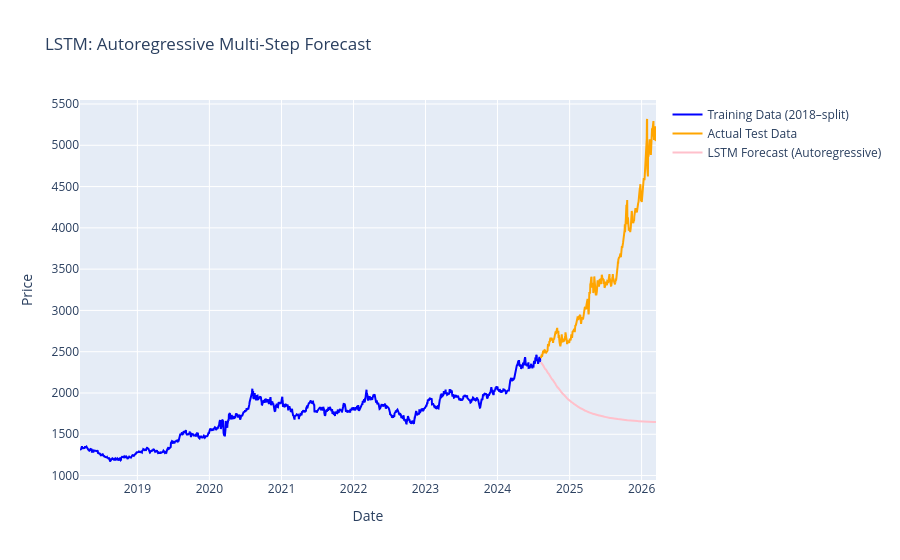

Notebook source saved alongside this figure:
### Markdown cell above
## Task 5: Neural Network - LSTM
- Scale data (Train only to prevent leakage)
- Create sequences
- Build & Compile
- Autoregressive Predictions for Test Set
- Plotly for visualization

*Using PyTorch for LSTM implementation*

### Code cell
# 1. Strict Train/Test split BEFORE scaling to avoid data leakage
train_size = int(len(df) * 0.8)
train_data = df.iloc[:train_size][['Close']].values
test_data = df.iloc[train_size:][['Close']].values

# 2. Fit scaler ONLY on training data
scaler = MinMaxScaler(feature_range=(0,1))
scaled_train = scaler.fit_transform(train_data)

sequence_length = 60

# 3. Create training sequences
def create_sequences(data, seq_len):
    x, y = [], []
    for i in range(seq_len, len(data)):
        x.append(data[i-seq_len:i, 0])
        y.append(data[i, 0])
    return np.array(x), np.array(y)

X_train_seq, y_train_seq = create_sequences(scaled_train, sequence_length)

# Convert to PyTorch tensors
X_train_tensor = torch.tensor(X_train_seq, dtype=torch.float32).unsqueeze(-1)
y_train_tensor = torch.tensor(y_train_seq, dtype=torch.float32).unsqueeze(1)

dataset = TensorDataset(X_train_tensor, y_train_tensor)
dataloader = DataLoader(dataset, batch_size=32, shuffle=True)

class LSTMModel(nn.Module):
    def __init__(self, input_size=1, hidden_layer_size=50, output_size=1):
        super(LSTMModel, self).__init__()
        self.lstm = nn.LSTM(input_size, hidden_layer_size, num_layers=2, batch_first=True, dropout=0.2)
        self.linear1 = nn.Linear(hidden_layer_size, 25)
        self.linear2 = nn.Linear(25, output_size)

    def forward(self, x):
        lstm_out, _ = self.lstm(x)
        # Take the output of the last time step
        last_time_step = lstm_out[:, -1, :]
        out = torch.relu(self.linear1(last_time_step))
        out = self.linear2(out)
        return out

# Initialize model, loss, optimizer
model = LSTMModel()
loss_function = nn.MSELoss()
optimizer = optim.Adam(model.parameters(), lr=0.001)

# Training loop
epochs = 20
model.train()
for epoch in range(epochs):
    for seq, labels in dataloader:
        optimizer.zero_grad()
        y_pred = model(seq)
        loss = loss_function(y_pred, labels)
        loss.backward()
        optimizer.step()
    if epoch % 5 == 0:
        print(f"Epoch {epoch} loss: {loss.item():.6f}")

# 4. Evaluation via Autoregressive Forecasting (No test values leaked!)
model.eval()
test_predictions = []

# Seed the generation with the very last sequence_length days of the TRAINING data
current_seq = scaled_train[-sequence_length:]
current_seq = torch.tensor(current_seq, dtype=torch.float32).unsqueeze(0) # Shape: (1, seq_len, 1)

with torch.no_grad():
    for _ in range(len(test_data)):
        next_pred = model(current_seq)
        test_predictions.append(next_pred.item())

        # Roll sequence forward: Drop oldest value, append our newest prediction
        next_pred_tensor = next_pred.unsqueeze(1) # Shape: (1, 1, 1)
        current_seq = torch.cat((current_seq[:, 1:, :], next_pred_tensor), dim=1)

# Inverse transform predictions back to price scale
predictions = scaler.inverse_transform(np.array(test_predictions).reshape(-1, 1))

rmse, mae, mape = evaluate_preds(test_data, predictions, "LSTM (PyTorch AR)")
results['LSTM_AR'] = {'RMSE': rmse, 'MAE': mae, 'MAPE': mape}

# Align indices for plotting
lstm_train_index = df.index[:train_size]
lstm_test_index = df.index[train_size:]

# Plotly Interactive Plot - Autoregressive
fig = go.Figure()
fig.add_trace(go.Scatter(x=lstm_train_index, y=train_data.flatten(), mode='lines', name='Training Data (2018\u2013split)', line=dict(color='blue')))
fig.add_trace(go.Scatter(x=lstm_test_index, y=test_data.flatten(), mode='lines', name='Actual Test Data', line=dict(color='orange')))
fig.add_trace(go.Scatter(x=lstm_test_index, y=predictions.flatten(), mode='lines', name='LSTM Forecast (Autoregressive)', line=dict(color='pink')))
fig.update_layout(title='LSTM: Autoregressive Multi-Step Forecast', xaxis_title='Date', yaxis_title='Price')
fig.show()

### Figure 1 — Plotly figure (JSON) as saved in the notebook; plotly's stock layout.template omitted (floating-point values rounded to 4 significant figures; data arrays with more than 128 entries replaced by an {"elided": "..."} marker saying what was removed)
{"data": [{"line": {"color": "blue"}, "mode": "lines", "name": "Training Data (2018–split)", "type": "scatter", "x": {"elided": "1609 str values"}, "y": {"elided": "1609 float values"}}, {"line": {"color": "orange"}, "mode": "lines", "name": "Actual Test Data", "type": "scatter", "x": {"elided": "403 str values"}, "y": {"elided": "403 float values"}}, {"line": {"color": "pink"}, "mode": "lines", "name": "LSTM Forecast (Autoregressive)", "type": "scatter", "x": {"elided": "403 str values"}, "y": {"elided": "403 float values"}}], "layout": {"title": {"text": "LSTM: Autoregressive Multi-Step Forecast"}, "xaxis": {"title": {"text": "Date"}}, "yaxis": {"title": {"text": "Price"}}}}
